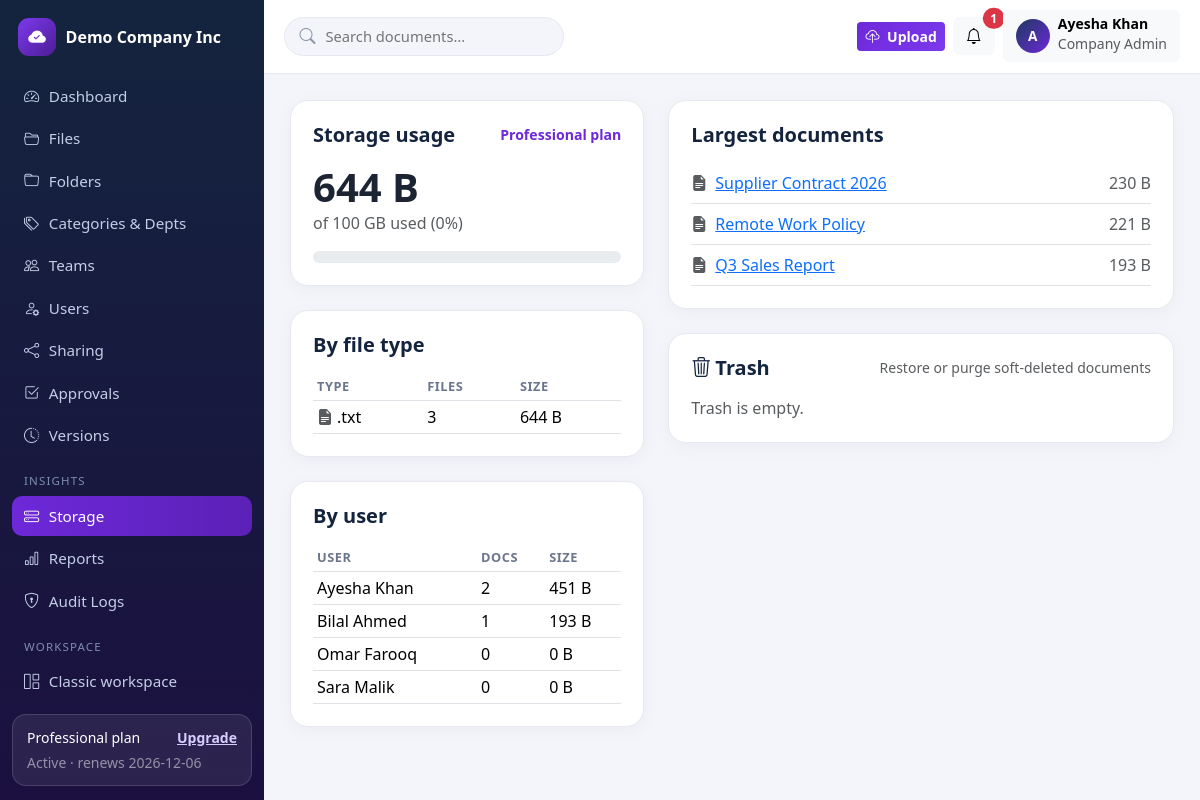
/admin/storage (signed in), run on the app's committed database.
### tables this page shows
CREATE TABLE tenants (
    id INT UNSIGNED AUTO_INCREMENT PRIMARY KEY,
    name VARCHAR(160) NOT NULL,
    slug VARCHAR(180) NOT NULL UNIQUE,
    email VARCHAR(190) NOT NULL,
    logo VARCHAR(255) NULL,
    brand_color VARCHAR(9) NOT NULL DEFAULT '#1e3a5f',
    status ENUM('active','suspended') NOT NULL DEFAULT 'active',
    created_at TIMESTAMP NOT NULL DEFAULT CURRENT_TIMESTAMP,
    updated_at TIMESTAMP NOT NULL DEFAULT CURRENT_TIMESTAMP ON UPDATE CURRENT_TIMESTAMP,
    INDEX idx_tenants_status (status)
);

CREATE TABLE subscriptions (
    id INT UNSIGNED AUTO_INCREMENT PRIMARY KEY,
    tenant_id INT UNSIGNED NOT NULL,
    plan_id INT UNSIGNED NOT NULL,
    billing_cycle ENUM('monthly','yearly') NOT NULL DEFAULT 'monthly',
    status ENUM('trialing','active','past_due','cancelled','expired') NOT NULL DEFAULT 'trialing',
    trial_ends_at TIMESTAMP NULL,
    current_period_start TIMESTAMP NULL,
    current_period_end TIMESTAMP NULL,
    cancelled_at TIMESTAMP NULL,
    created_at TIMESTAMP NOT NULL DEFAULT CURRENT_TIMESTAMP,
    updated_at TIMESTAMP NOT NULL DEFAULT CURRENT_TIMESTAMP ON UPDATE CURRENT_TIMESTAMP,
    INDEX idx_sub_tenant (tenant_id),
    INDEX idx_sub_status (status),
    CONSTRAINT fk_sub_tenant FOREIGN KEY (tenant_id) REFERENCES tenants(id) ON DELETE CASCADE,
    CONSTRAINT fk_sub_plan FOREIGN KEY (plan_id) REFERENCES subscription_plans(id)
);

CREATE TABLE subscription_plans (
    id INT UNSIGNED AUTO_INCREMENT PRIMARY KEY,
    name VARCHAR(60) NOT NULL,
    slug VARCHAR(60) NOT NULL UNIQUE,
    price_monthly DECIMAL(10,2) NOT NULL DEFAULT 0,
    price_yearly DECIMAL(10,2) NOT NULL DEFAULT 0,
    storage_mb INT NOT NULL DEFAULT 100,        
    max_users INT NOT NULL DEFAULT 3,           
    max_file_mb INT NOT NULL DEFAULT 10,        
    max_teams INT NOT NULL DEFAULT 1,           
    version_history INT NOT NULL DEFAULT 3,
    features VARCHAR(500) NULL,
    is_active TINYINT(1) NOT NULL DEFAULT 1,
    created_at TIMESTAMP NOT NULL DEFAULT CURRENT_TIMESTAMP,
    updated_at TIMESTAMP NOT NULL DEFAULT CURRENT_TIMESTAMP ON UPDATE CURRENT_TIMESTAMP
);

CREATE TABLE users (
    id INT UNSIGNED AUTO_INCREMENT PRIMARY KEY,
    tenant_id INT UNSIGNED NULL,
    name VARCHAR(120) NOT NULL,
    email VARCHAR(190) NOT NULL UNIQUE,
    password_hash VARCHAR(255) NOT NULL,
    role VARCHAR(40) NOT NULL DEFAULT 'member',
    status ENUM('pending','active','disabled') NOT NULL DEFAULT 'pending',
    email_verified_at TIMESTAMP NULL,
    email_verification_token VARCHAR(64) NULL,
    last_login_at TIMESTAMP NULL,
    created_at TIMESTAMP NOT NULL DEFAULT CURRENT_TIMESTAMP,
    updated_at TIMESTAMP NOT NULL DEFAULT CURRENT_TIMESTAMP ON UPDATE CURRENT_TIMESTAMP,
    INDEX idx_users_tenant (tenant_id),
    INDEX idx_users_role (role),
    CONSTRAINT fk_users_tenant FOREIGN KEY (tenant_id) REFERENCES tenants(id) ON DELETE CASCADE
);

CREATE TABLE documents (
    id INT UNSIGNED AUTO_INCREMENT PRIMARY KEY,
    tenant_id INT UNSIGNED NOT NULL,
    folder_id INT UNSIGNED NULL,
    category_id INT UNSIGNED NULL,
    department_id INT UNSIGNED NULL,
    owner_id INT UNSIGNED NOT NULL,
    name VARCHAR(200) NOT NULL,
    description TEXT NULL,
    stored_name VARCHAR(80) NOT NULL,           
    original_name VARCHAR(255) NOT NULL,
    extension VARCHAR(12) NOT NULL,
    mime_type VARCHAR(120) NOT NULL,
    size_bytes BIGINT UNSIGNED NOT NULL DEFAULT 0,
    status ENUM('active','archived') NOT NULL DEFAULT 'active',
    expires_at DATE NULL,                        
    download_count INT UNSIGNED NOT NULL DEFAULT 0,
    deleted_at TIMESTAMP NULL,                   
    created_at TIMESTAMP NOT NULL DEFAULT CURRENT_TIMESTAMP,
    updated_at TIMESTAMP NOT NULL DEFAULT CURRENT_TIMESTAMP ON UPDATE CURRENT_TIMESTAMP,
    INDEX idx_docs_tenant_folder (tenant_id, folder_id),
    INDEX idx_docs_tenant_cat (tenant_id, category_id),
    INDEX idx_docs_name (name),
    FULLTEXT INDEX ft_docs (name, description),
    CONSTRAINT fk_docs_tenant FOREIGN KEY (tenant_id) REFERENCES tenants(id) ON DELETE CASCADE,
    CONSTRAINT fk_docs_folder FOREIGN KEY (folder_id) REFERENCES folders(id) ON DELETE SET NULL,
    CONSTRAINT fk_docs_category FOREIGN KEY (category_id) REFERENCES categories(id) ON DELETE SET NULL,
    CONSTRAINT fk_docs_department FOREIGN KEY (department_id) REFERENCES departments(id) ON DELETE SET NULL,
    CONSTRAINT fk_docs_owner FOREIGN KEY (owner_id) REFERENCES users(id) ON DELETE CASCADE
);

### resources/views/admin/storage.php (the view, shortened to what the rows shown need)
<?php $pageTitle = 'Storage & Trash'; partial('tree-open', compact('user', 'tenant', 'sub', 'unread', 'notifs', 'pageTitle', 'tree'));
$cap = $sub && (int) $sub['storage_mb'] >= 0 ? (int) $sub['storage_mb'] * 1024 * 1024 : 0;
$pct = $cap > 0 ? min(100, round($used / $cap * 100, 1)) : 0; ?>
<div class="row g-4">
  <div class="col-lg-5">
    <div class="panel mb-4">
      <div class="panel-head"><h5>Storage usage</h5><a href="<?= url('app/subscription') ?>"><?= e($sub['plan_name'] ?? '') ?> plan</a></div>
      <div class="display-6 fw-bold" data-df-stat="storage_used_human"><?= human_bytes($used) ?></div>
      <p class="text-muted">of <?= $cap > 0 ? human_bytes($cap) : 'unlimited' ?> used (<?= $pct ?>%)</p>
      <div class="progress" style="height:12px"><div class="progress-bar bg-purple" data-df-storagebar style="width:<?= $pct ?>%"></div></div>
    </div>
    <div class="panel mb-4"><div class="panel-head"><h5>By file type</h5></div>
      <table class="table table-sm align-middle mb-0"><thead><tr><th>Type</th><th>Files</th><th>Size</th></tr></thead><tbody>
      <?php foreach ($byType as $r): ?><tr><td><i class="bi <?= e(FileSecurity::iconFor((string) $r['extension'])) ?> me-1"></i>.<?= e($r['extension']) ?></td><td><?= (int) $r['files'] ?></td><td><?= human_bytes((int) $r['bytes']) ?></td></tr><?php endforeach; ?>
      </tbody></table></div>
    <div class="panel"><div class="panel-head"><h5>By user</h5></div>
      <table class="table table-sm align-middle mb-0"><thead><tr><th>User</th><th>Docs</th><th>Size</th></tr></thead><tbody>
      <?php foreach ($byUser as $r): ?><tr><td><?= e($r['name']) ?></td><td><?= (int) $r['docs'] ?></td><td><?= human_bytes((int) $r['bytes']) ?></td></tr><?php endforeach; ?>
      </tbody></table></div>
  </div>
  <div class="col-lg-7">
    <div class="panel mb-4"><div class="panel-head"><h5>Largest documents</h5></div>
      <?php foreach ($largest as $d): ?>
      <div class="d-flex justify-content-between border-bottom py-2">
        <a href="<?= url('app/documents/' . (int) $d['id']) ?>"><i class="bi <?= e(FileSecurity::iconFor((string) $d['extension'])) ?> me-2"></i><?= e($d['name']) ?></a>
        <span class="text-muted"><?= human_bytes((int) $d['size_bytes']) ?></span></div>
      <?php endforeach; ?>
    </div>
    <div class="panel"><div class="panel-head"><h5><i class="bi bi-trash3 me-1"></i>Trash</h5><span class="text-muted small">Restore or purge soft-deleted documents</span></div>
      <?php if (!$trash): ?><p class="text-muted mb-0">Trash is empty.</p><?php endif; ?>
    </div>
  </div>
</div>

### routes/web.php (shortened to what the rows shown need)
<?php
function dispatch(string $method, string $uri): void
{
    $path = trim(parse_url($uri, PHP_URL_PATH) ?? '/', '/');
    foreach ($GLOBALS['routes'] as [$m, $pattern, $handler]) {
        if ($m !== $method) continue;
        $regex = '#^' . preg_replace('#\{[a-zA-Z_]+\}#', '([^/]+)', $pattern) . '$#';
        if (preg_match($regex, $path, $matches)) {
            array_shift($matches);
            $args = array_map(fn($v) => ctype_digit((string) $v) ? (int) $v : $v, $matches);
            [$class, $action] = $handler;
            (new $class())->$action(...$args);
            return;
        }
    }
}

### resources/views/partials/tree-open.php (shortened to what the rows shown need)
<?php
$tree = $tree ?? 'employee';
$navs = [
  'admin' => [
    ['admin/dashboard', 'bi-speedometer2', 'Dashboard'],
    ['admin/files', 'bi-folder2-open', 'Files'],
    ['admin/folders', 'bi-folder', 'Folders'],
    ['admin/categories', 'bi-tags', 'Categories & Depts'],
    ['admin/teams', 'bi-people', 'Teams'],
    ['admin/users', 'bi-person-gear', 'Users'],
    ['admin/sharing', 'bi-share', 'Sharing'],
    ['admin/approvals', 'bi-check2-square', 'Approvals'],
    ['admin/versions', 'bi-clock-history', 'Versions'],
    ['_h', '', 'Insights'],
    ['admin/storage', 'bi-hdd-stack', 'Storage'],
    ['admin/reports', 'bi-bar-chart', 'Reports'],
    ['admin/audit-logs', 'bi-shield-lock', 'Audit Logs'],
    ['_h', '', 'Workspace'],
    ['app', 'bi-grid-1x2', 'Classic workspace'],
    ['app/subscription', 'bi-credit-card', 'Subscription'],
    ['admin/settings', 'bi-gear', 'Settings'],
  ],
  'manager' => [
    ['manager/dashboard', 'bi-speedometer2', 'Dashboard'],
    ['manager/files', 'bi-folder2-open', 'Team Files'],
    ['manager/approvals', 'bi-check2-square', 'Approvals'],
    ['manager/notifications', 'bi-bell', 'Notifications'],
    ['_h', '', 'Workspace'],
    ['app/upload', 'bi-cloud-upload', 'Upload'],
    ['app/profile', 'bi-person-circle', 'Profile'],
  ],
  'employee' => [
    ['employee/dashboard', 'bi-speedometer2', 'Dashboard'],
    ['employee/files', 'bi-folder2-open', 'My Files'],
    ['employee/approvals', 'bi-check2-square', 'Approvals'],
    ['employee/notifications', 'bi-bell', 'Notifications'],
    ['_h', '', 'Workspace'],
    ['app/upload', 'bi-cloud-upload', 'Upload'],
    ['app/profile', 'bi-person-circle', 'Profile'],
  ],
];
$searchAction = ['admin' => 'admin/files', 'manager' => 'manager/files', 'employee' => 'employee/files'][$tree];
?>
<!DOCTYPE html>
<html lang="en">
<head>
<link href="https://cdn.jsdelivr.net/npm/bootstrap@5.3.3/dist/css/bootstrap.min.css" rel="stylesheet">
<link href="https://cdn.jsdelivr.net/npm/bootstrap-icons@1.11.3/font/bootstrap-icons.min.css" rel="stylesheet">
<link href="<?= url('assets/css/app.css') ?>" rel="stylesheet">
</head>
<body>
<div class="app-shell">
  <aside class="app-sidebar" id="appSidebar">
    <a class="sidebar-brand" href="<?= url($tree . '/dashboard') ?>">
      <?php if (!empty($tenant['logo'])): ?><img src="<?= url($tenant['logo']) ?>" alt="" class="sidebar-logo">
      <?php else: ?><span class="brand-mark"><i class="bi bi-cloud-check-fill"></i></span><?php endif; ?>
      <span class="sidebar-brand-text"><?= e($tenant['name'] ?? 'DocuFlow') ?></span>
    </a>
    <nav class="sidebar-nav">
      <?php foreach ($navs[$tree] as $item): ?>
        <?php if ($item[0] === '_h'): ?><div class="sidebar-heading"><?= e($item[2]) ?></div>
        <?php else: ?><a href="<?= url($item[0]) ?>"><i class="bi <?= e($item[1]) ?>"></i> <?= e($item[2]) ?></a><?php endif; ?>
      <?php endforeach; ?>
    </nav>
    <?php if (!empty($sub)): ?>
    <div class="sidebar-plan">
      <div class="d-flex justify-content-between small"><span><?= e($sub['plan_name']) ?> plan</span><a href="<?= url('app/subscription') ?>">Upgrade</a></div>
      <div class="text-white-50 small mt-1"><?= e(ucfirst(SubscriptionService::effectiveStatus($sub))) ?> · renews <?= e(substr((string) $sub['current_period_end'], 0, 10)) ?></div>
    </div>
    <?php endif; ?>
  </aside>
  <div class="app-main">
    <header class="app-topbar">
      <form class="topbar-search d-none d-md-flex" method="get" action="<?= url($searchAction) ?>">
        <i class="bi bi-search"></i>
        <input type="search" name="q" placeholder="Search documents…" value="<?= e($_GET['q'] ?? '') ?>">
      </form>
      <div class="ms-auto d-flex align-items-center gap-2">
        <a class="btn btn-purple btn-sm" href="<?= url('app/upload') ?>"><i class="bi bi-cloud-upload me-1"></i> Upload</a>
        <div class="dropdown">
          <button class="btn btn-light position-relative" data-bs-toggle="dropdown" aria-label="Notifications">
            <i class="bi bi-bell"></i>
            <?php if (!empty($unread)): ?><span class="position-absolute top-0 start-100 translate-middle badge rounded-pill bg-danger"><?= (int) $unread ?></span><?php endif; ?>
          </button>
        </div>
        <div class="dropdown">
          <button class="btn btn-light d-flex align-items-center gap-2" data-bs-toggle="dropdown">
            <span class="avatar"><?= e(strtoupper(substr($user['name'], 0, 1))) ?></span>
            <span class="d-none d-md-block text-start"><span class="d-block fw-semibold small lh-1"><?= e($user['name']) ?></span>
            <span class="text-muted small lh-1"><?= e(ucwords(str_replace('_', ' ', $user['role']))) ?></span></span>
          </button>
        </div>
      </div>
    </header>
    <main class="app-content">

### data on the page
tenants: name "Demo Company Inc"
subscriptions: plan.name "Professional", status "Active", current_period_end "2026-12-06", plan.storage_mb "100 GB", plan.storage_mb "0"
users: name "A", name "Ayesha Khan", role "Company Admin"
documents: name "Supplier Contract 2026", size_bytes "230 B"
documents: name "Remote Work Policy", size_bytes "221 B"
documents: name "Q3 Sales Report", size_bytes "193 B"

### other printed values
$item[2] "Dashboard"
$item[2] "Files"
$item[2] "Folders"
$item[2] "Categories & Depts"
$item[2] "Teams"
$item[2] "Users"
$item[2] "Sharing"
$item[2] "Approvals"
$item[2] "Versions"
$item[2] "INSIGHTS"
$item[2] "Storage"
$item[2] "Reports"
$item[2] "Audit Logs"
$item[2] "WORKSPACE"
$item[2] "Classic workspace"
